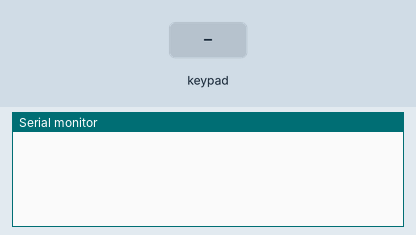
A sketch run on a simulated Arduino Uno, built with avr-gcc and run on an emulated ATmega328P. On the bench: the last lines printed to the serial monitor. Inputs (shaded band) come from the test bench.

Above: at 1.2 s.
1.3 s: keypad keys 9 8 7 6 # pressed 0.4 s apart
At 3.5 s:
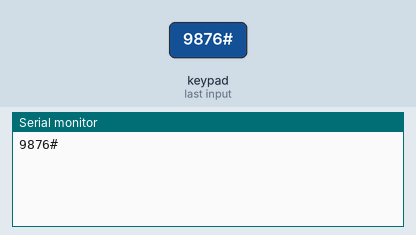
4.8 s: keypad keys 9 8 7 6 * pressed 0.4 s apart
At 7.4 s:
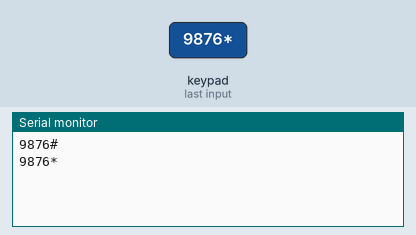
8.3 s: keypad keys 9 8 7 6 A pressed 0.4 s apart
At 11.2 s:
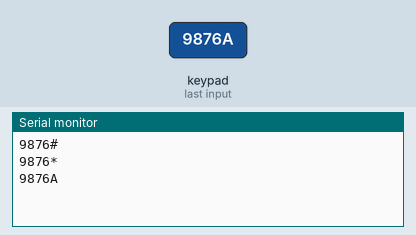
11.8 s: keypad keys 9 8 7 6 D pressed 0.4 s apart
At 13.9 s:
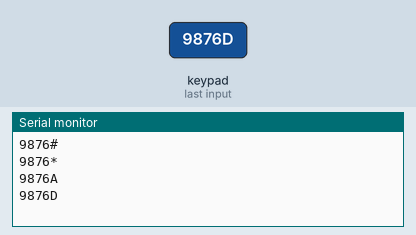

The sketch:

Keypad4x4Advanced.ino
```cpp
#include <Keypad.h>

const byte ROWS = 4; //four rows
const byte COLS = 4; //four columns
char keys[ROWS][COLS] = {
  {'1','2','3','A'},
  {'4','5','6','B'},
  {'7','8','9','C'},
  {'*','0','#','D'}
};

byte rowPins[ROWS] = {9,8,7,6}; //Rows 0 to 3
byte colPins[COLS]= {5,4,3,2}; //Columns 0 to 3

Keypad keypad = Keypad( makeKeymap(keys), rowPins, colPins, ROWS, COLS );
int bufferLength = 5;
int bufferIndex = 0;
char bufferData[5];

void setup(){
   Serial.begin(9600);
}

void loop(){
  char key = keypad.getKey();
  if (key != NO_KEY){
    //Serial.write(key);
    bufferData[bufferIndex] = key;
    bufferIndex++;
  }
  if(bufferIndex>=bufferLength){
    for(int i=0; i < bufferLength; i++) {
      Serial.print( bufferData[i] );
    }
    //reset all the functions to be able to fill the string back with content
    bufferIndex  = 0;
    Serial.println();
  }
}
```

Measured:
- after the input at 1.3 s, the serial monitor: prints a new line after 1.6 s (image 1)
- after the input at 4.8 s, the serial monitor: prints a new line after 1.6 s (image 2)
- after the input at 8.3 s, the serial monitor: prints a new line after 1.6 s (image 3)
- after the input at 11.8 s, the serial monitor: prints a new line after 1.6 s (image 4)
